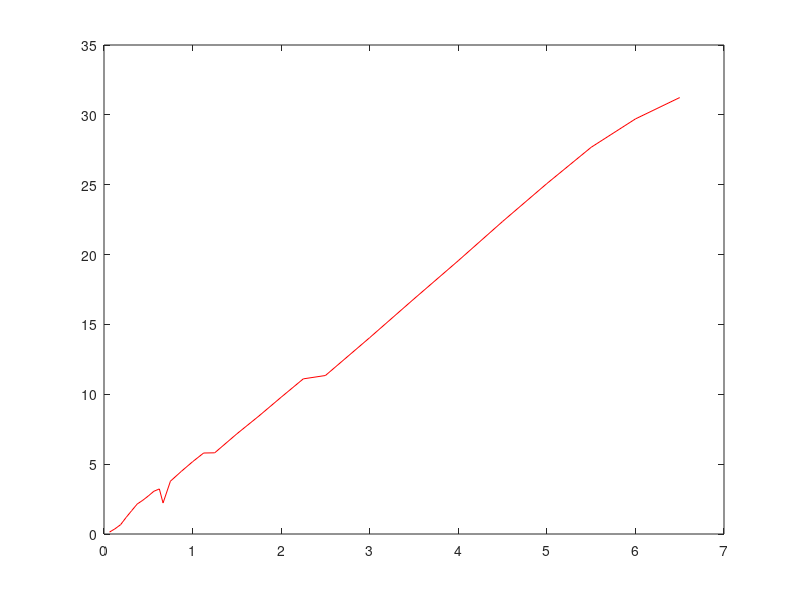

Source code (MATLAB): (Note: this script raises an error after producing the figure.)
load lavqrd
plot(rate, -10*log10(dist), 'r')
hold on

load -ascii rd2b.txt
plot(rd2b(:,1), -10*log10(rd2b(:,2)/2), 'g')

load -ascii rd2c.txt
plot(rd2c(:,1), -10*log10(rd2c(:,2)/2), 'b')

load -ascii rd2d.txt
plot(rd2d(:,1), -10*log10(rd2d(:,2)/2), 'w')

load -ascii rd4b.txt
plot(rd4b(:,1), -10*log10(rd4b(:,2)/4), 'c')

load -ascii rd8b.txt
plot(rd8b(:,1), -10*log10(rd8b(:,2)/8), 'm')

grid

xlabel('Rate (Bits/Sample)')

ylabel('SQNR (dB)')


legend('Full Search VQ (LBG)', 'ECVQ - K=2, #1', 'ECVQ - K=2, #2', ...
 'ECVQ - K=2, #3', 'ECVQ - K=4', 'ECVQ - K=8');
title('Rate-Distortion Comparison ECVQ/LBG - Laplacian Source Generated Codebooks');

orient landscape

